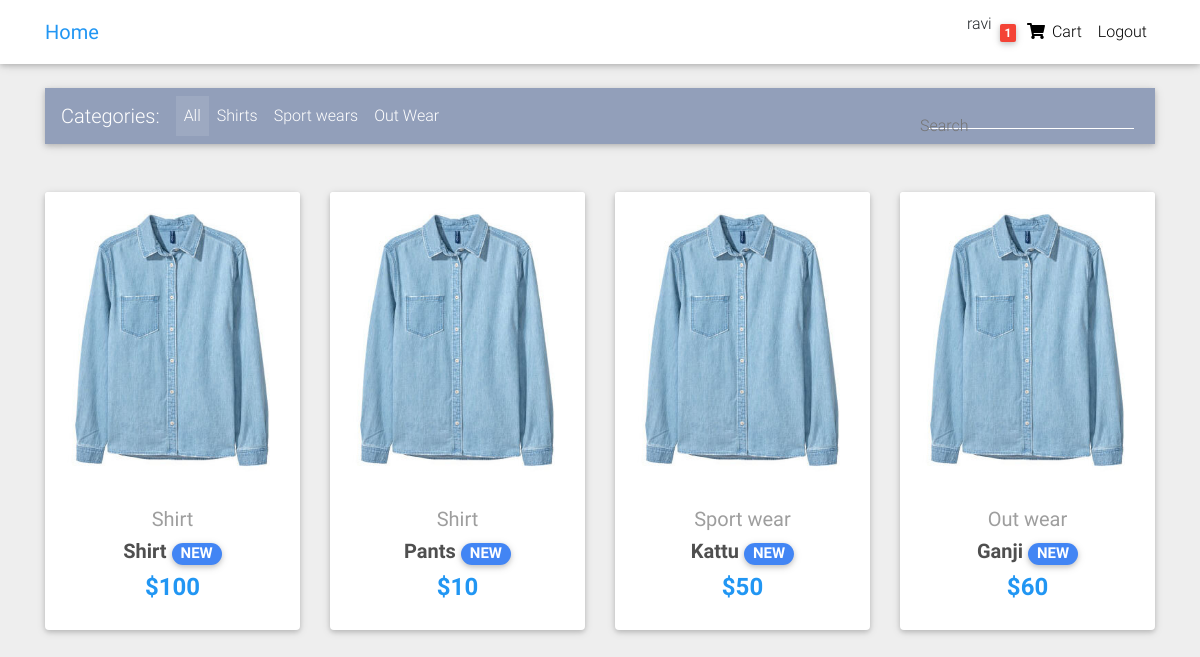
The app's page / (signed in) with its own data.
### core/models.py (models this page shows, shortened)
class Order(models.Model):
    user = models.ForeignKey(settings.AUTH_USER_MODEL,
                            on_delete=models.CASCADE)
    items = models.ManyToManyField(OrderItem)
    start_date = models.DateTimeField(auto_now_add=True)
    ordered_date = models.DateTimeField()
    ordered= models.BooleanField(default=False)
    billing_address = models.ForeignKey(
        'BillingAddress',
        on_delete=models.SET_NULL,
        blank=True,
        null=True
    )

class Items(models.Model):
    title = models.CharField(max_length=100)
    img = models.ImageField(upload_to='items_img/')
    categories= models.CharField(choices=CATEGORIES_CHOICES,max_length=2)
    label= models.CharField(choices=LABEL_CHOICES,max_length=1,blank=True,null=True)
    price = models.IntegerField()
    discount_price = models.IntegerField(null=True,blank=True)
    description = models.CharField(max_length=1000,null=True,blank=True)
    slug = models.SlugField()
    def get_abs_url(self):
        return reverse("core:product",kwargs={
            'slug':self.slug
        })

### core/views.py (the view)
# urls.py: path('',HomeView.as_view(),name='home'),
class  HomeView(ListView):
    paginate_by = 4
    template_name = "home-page.html"
    model = Items
    def get_context_data(self,*args,**kwargs):
        context = super().get_context_data(**kwargs)
        context['filter'] = ItemsFilter(self.request.GET,queryset=self.get_queryset())
        return context

### core/templatetags/cart_template_tags.py (called while the page is built)
@register.filter
def cart_item_count(user):
    if user.is_authenticated:
        qs = Order.objects.filter(user=user,ordered = False)
        if qs.exists():
            return qs[0].items.count()
    return 0

### templates/home-page.html (shortened to what this page needs)
{% extends '_base.html' %}
{% block contents%}
  <main>
    <div class="container">
      <nav class="navbar navbar-expand-lg navbar-dark mdb-color lighten-3 mt-3 mb-5">
        <span class="navbar-brand">Categories:</span>
        <div class="collapse navbar-collapse" id="basicExampleNav">
          <ul class="navbar-nav mr-auto">
            <li class="nav-item active">
              <a class="nav-link" href="{% url 'core:home' %}">All
              </a>
            </li>
            <li class="nav-item">
              <a class="nav-link" href="{% url 'core:filter_by_categories' 'S' %}">Shirts</a>
            </li>
            <li class="nav-item">
              <a class="nav-link" href="{% url 'core:filter_by_categories' 'SW' %}">Sport wears</a>
            </li>
            <li class="nav-item">
              <a class="nav-link" href="{% url 'core:filter_by_categories' 'OW' %}"> Out Wear</a>
            </li>
          </ul>
          <form class="form-inline" method="GET">
            <div class="md-form my-0">
              <form action="" method="post">
                {{filter.form.title}}
                <label for="">Search</label>
              </form>
            </div>
          </form>
        </div>
      </nav>
      <section class="text-center mb-4">
        <div class="row wow fadeIn">
        {% for item in filter.qs %}
          <div class="col-lg-3 col-md-6 mb-4">
            <div class="card">
              <div class="view overlay">
                <img src="{{ item.img.url }}" class="card-img-top"
                  alt="">
              </div>
              <div class="card-body text-center">
                <a href="" class="grey-text">
                  <h5>{{ item.get_categories_display }}</h5>
                </a>
                <h5>
                  <strong>
                    <a href="{{ item.get_abs_url }}" class="dark-grey-text">{{ item.title }}
                      <span class="badge badge-pill {{item.get_label_display}}-color">NEW</span>
                    </a>
                  </strong>
                </h5>
                <h4 class="font-weight-bold blue-text">
                  {% if item.discount_price %}
                    <strong>${{ item.discount_price }}</strong>
                  {% else %}
                    <strong>${{ item.price }}</strong>
                  {% endif %}
                </h4>
              </div>
            </div>
          </div>
        {% endfor %}
        </div>
      </section>
    </div>
  </main>
{% endblock %}

### templates/_base.html (shortened to what this page needs)
<!DOCTYPE html>
<html lang="en">
{% load static %}
{% load cart_template_tags %}
<head>
  <link rel="stylesheet" href="https://use.fontawesome.com/releases/v5.11.2/css/all.css">
  <link href="{% static 'css/bootstrap.min.css' %}" rel="stylesheet">
  <link href="{% static 'css/mdb.min.css' %}" rel="stylesheet">
  <link href="{% static 'css/style.min.css' %}" rel="stylesheet">
  <link href="{% static 'css/comments/comments.css' %}" rel="stylesheet">
</head>
<body>
  <div class="mt-5 pt-4">
  </div>
  <nav class="navbar fixed-top navbar-expand-lg navbar-light white scrolling-navbar">
    <div class="container">
      <a class="navbar-brand waves-effect" href="{% url 'core:home' %}">
        <strong class="blue-text">Home</strong>
      </a>
      <div class="collapse navbar-collapse" id="navbarSupportedContent">
        <ul class="navbar-nav nav-flex-icons">
          {% if request.user.is_authenticated %}
          <li class="nav-item">
            <span>{{ request.user.username }}</span>
          </li>
          <li class="nav-item">
            <a href="{% url 'core:CheckOutView' %}" class="nav-link waves-effect">
              <span class="badge red z-depth-1 mr-1"> {{request.user|cart_item_count}} </span>
              <i class="fas fa-shopping-cart"></i>
              <span class="clearfix d-none d-sm-inline-block"> Cart </span>
            </a>
          </li>
          <li class="nav-item">
            <a class="nav-link waves-effect" href="{% url 'account_logout' %}">
              <span class="clearfix d-none d-sm-inline-block"> Logout </span>
            </a>
          </li>
          {% endif %}
        </ul>
      </div>
    </div>
  </nav>
  {% block contents%}
  {% endblock%}
</body>
</html>

### core/static/css/comments/comments.css (style rules this page uses)
body { margin-top:20px; background:#eee; }

### templates/_base.html (style rules this page uses)
html, body, header, .carousel { height: 60vh; }

### records on screen
Items: img (picture), categories "Shirt", title "Shirt", discount_price "100"
Items: img (picture), categories "Shirt", title "Pants", discount_price "10"
Items: img (picture), categories "Sport wear", title "Kattu", discount_price "50"
Items: img (picture), categories "Out wear", title "Ganji", discount_price "60"

### other values on screen
{{ request.user.username }} "ravi"
{{ request.user|cart_item_count }} "1"
